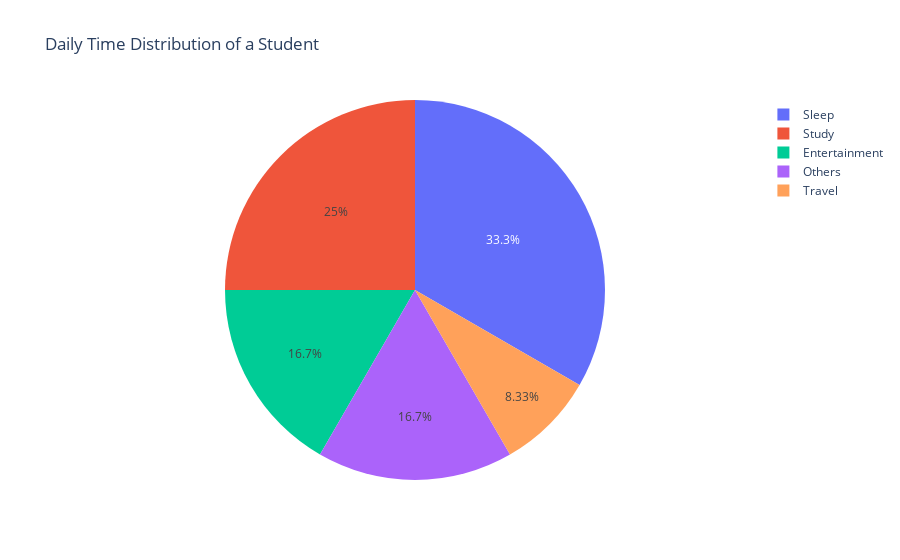

The notebook cell saved with this chart:
### Markdown cell above
### Pie Chart Example 5: Time Spent in a Day

### Code cell
df5 = pd.DataFrame({
    "Activity": ["Study", "Sleep", "Entertainment", "Travel", "Others"],
    "Hours": [6, 8, 4, 2, 4]
})

fig = px.pie(
    df5,
    names="Activity",
    values="Hours",
    title="Daily Time Distribution of a Student"
)
fig.write_image('Piechart.png')
fig.show()

### Figure 1 — Plotly figure (JSON) as saved in the notebook; plotly's stock layout.template omitted (floating-point values rounded to 4 significant figures)
{"data": [{"domain": {"x": [0, 1], "y": [0, 1]}, "hovertemplate": "Activity=%{label}<br>Hours=%{value}<extra></extra>", "labels": ["Study", "Sleep", "Entertainment", "Travel", "Others"], "legendgroup": "", "name": "", "showlegend": true, "type": "pie", "values": [6, 8, 4, 2, 4]}], "layout": {"autosize": true, "legend": {"tracegroupgap": 0}, "title": {"text": "Daily Time Distribution of a Student"}}}
